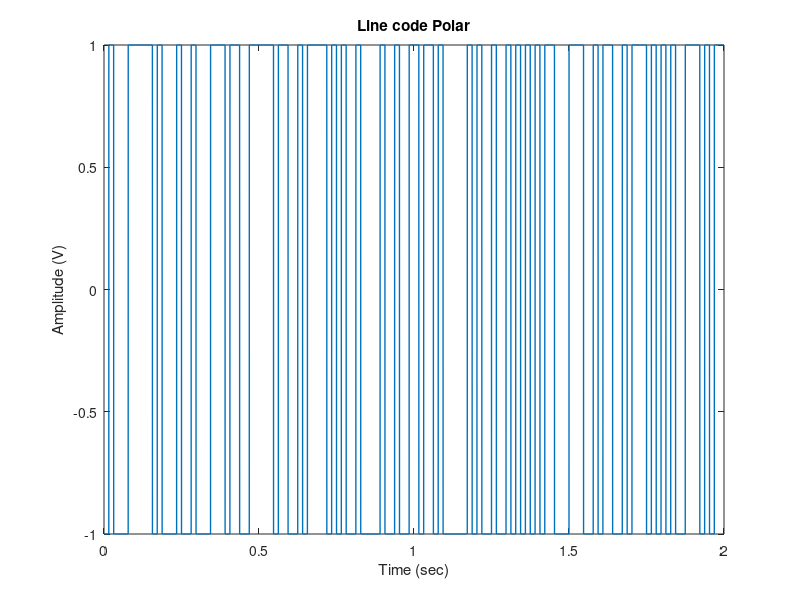
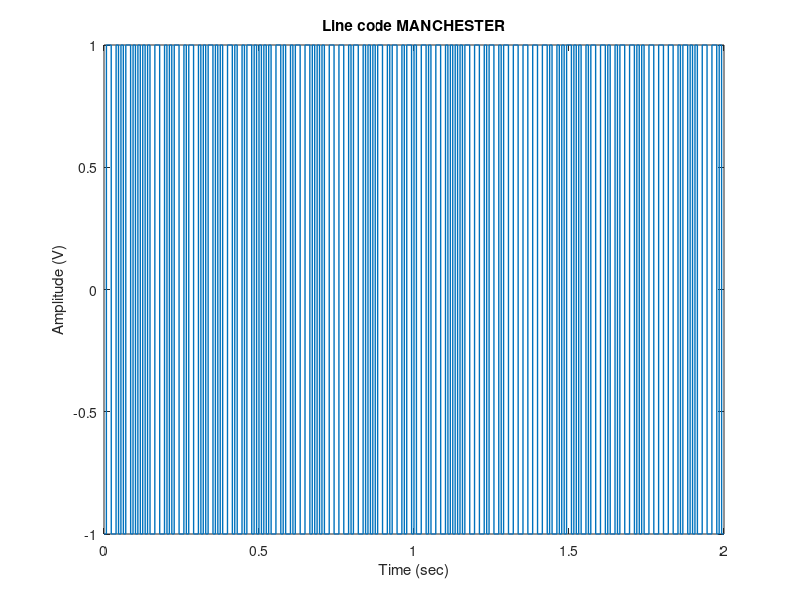
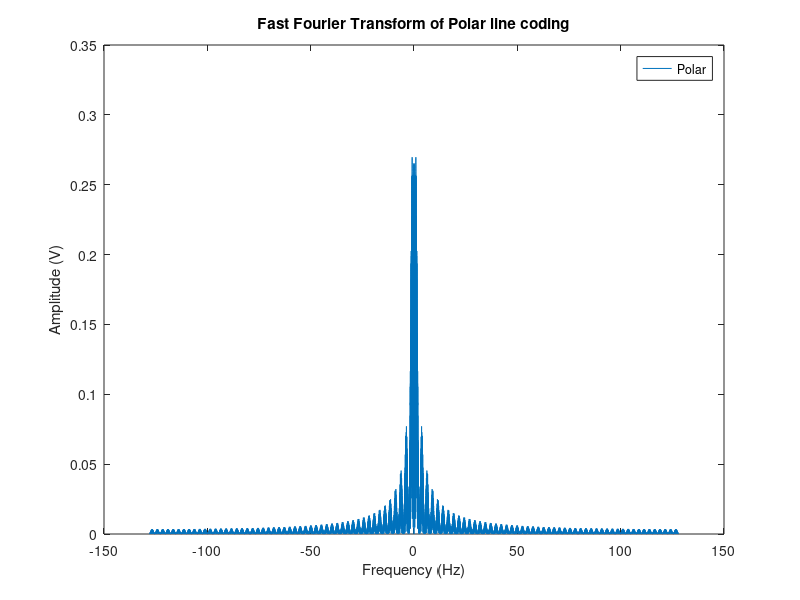
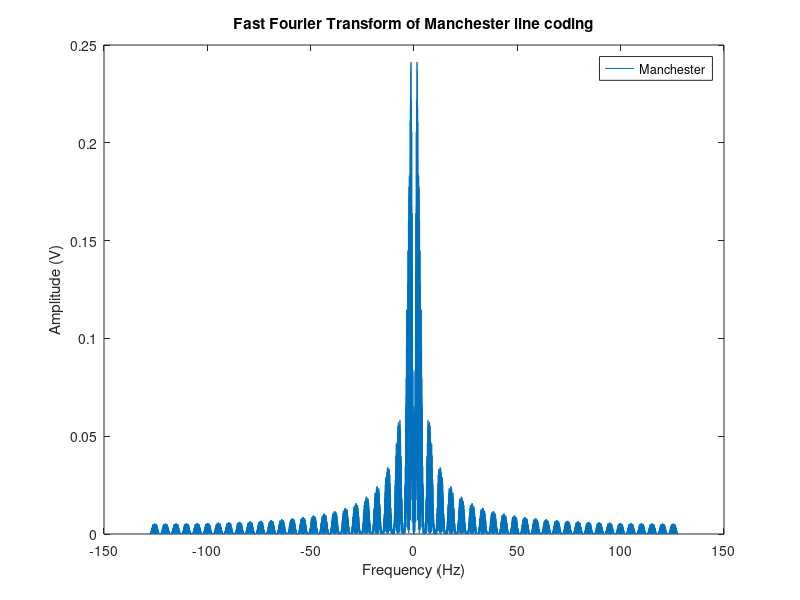

Source code (MATLAB) for these figures, in order:
bit_rate = 64;
bit_width = 100;
T=2;
data_polar = [];
data_Manchester = [];
Voltage = 1;
for i=1:T*bit_rate
    r = randi([0 1],1,1);
    r_d = 1*(r==1) + -1*(r==0);
    d_p = r_d*ones(1,bit_width);
    data_polar = [data_polar , d_p];
    d_low_high = [-1*ones(1,bit_width/2),ones(1,bit_width/2)];
    d_high_low = [ones(1,bit_width/2),-ones(1,bit_width/2)];
    d_m = d_high_low*(r==1) + d_low_high*(r==0);
    data_Manchester = [data_Manchester , d_m];
end
data_polar=data_polar*Voltage;
data_Manchester=data_Manchester*Voltage;
t = linspace(0,T,length(data_polar));
figure;
plot(t,data_polar,'LineWidth',1);
title('Line code Polar');
xlabel('Time (sec)');
ylabel('Amplitude (V)');
figure;
plot(t,data_Manchester,'LineWidth',1);
title('Line code MANCHESTER');
xlabel('Time (sec)');
ylabel('Amplitude (V)');
%-----------------------------------------------------------
%-----------------------------------------------------------
delta_t = (t(1,2)-t(1,1));
Fs = bit_rate*bit_width;
L = length(t);
figure_accuracy = 20;
nfft = 2^nextpow2(L)*figure_accuracy;
f = linspace(-Fs/2,Fs/2,nfft);
f_freq = linspace(-bit_rate*2,2*bit_rate,nfft);
bit_time = 1/bit_rate;
N = (bit_time/delta_t);
figure;
FT_Polar = fft(data_polar,nfft);
FT_Polar = fftshift(FT_Polar);
FT_Polar = abs(FT_Polar)/Fs;
plot(f_freq,FT_Polar);
title('Fast Fourier Transform of Polar line coding');
xlabel('Frequency (Hz)');
ylabel('Amplitude (V)');
legend("Polar");
%-----------------------------------------------------------
%-----------------------------------------------------------
figure;
FT_Manchester = fft(data_Manchester,nfft);
FT_Manchester = fftshift(FT_Manchester);
FT_Manchester = abs(FT_Manchester)/Fs;
plot(f_freq,FT_Manchester);
title('Fast Fourier Transform of Manchester line coding');
xlabel('Frequency (Hz)');
ylabel('Amplitude (V)');
legend("Manchester");
%-----------------------------------------------------------
%-----------------------------------------------------------
one_bit_polar_data = data_polar(1,1:bit_width);
FT_one_bit_polat_data = fft(one_bit_polar_data,nfft);
FT_one_bit_polat_data = fftshift(FT_one_bit_polat_data);
FT_one_bit_polat_data = abs(FT_one_bit_polat_data);
figure;
p_p = FT_one_bit_polat_data;
p_p = p_p.^2/Fs/N;
plot(f(f>=0 & f<=2*bit_rate),p_p(f>=0 & f<=2*bit_rate));
title('Power Spectrum of Polar line coding');
xlabel('Frequency (Hz)');
ylabel('V(f)^2');
legend("Polar");
%-----------------------------------------------------------
%-----------------------------------------------------------
one_bit_man_data = data_Manchester(1,1:bit_width);
FT_one_bit_man_data = fft(one_bit_man_data,nfft);
FT_one_bit_man_data = fftshift(FT_one_bit_man_data);
FT_one_bit_man_data = abs(FT_one_bit_man_data);
figure;
man = FT_one_bit_man_data;
man = man.^2/Fs/N;
plot(f(f>=0 & f<=2*2*bit_rate),man(f>=0 & f<=2*2*bit_rate));
title('Power Spectrum of Manchester line coding');
xlabel('Frequency (Hz)');
ylabel('V(f)^2');
legend("Manchester");
%-----------------------------------------------------------
%-----------------------------------------------------------
figure;
plot(f(f>=0 & f<=2*2*bit_rate),p_p(f>=0 & f<=2*2*bit_rate));
hold on
plot(f(f>=0 & f<=2*2*bit_rate),man(f>=0 & f<=2*2*bit_rate));
title(sprintf('Power Spectrum of Manchester vs Polar where R{b} = %d , V = %d',bit_rate,Voltage));
xlabel('Frequency (Hz)');
ylabel('V(f)^2');
legend("Manchester");
legend("Polar","Manchester")